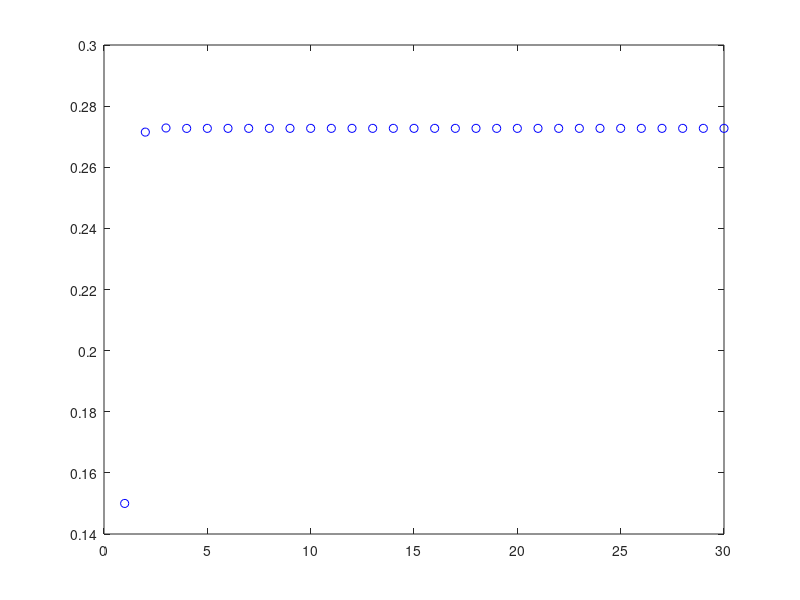

The MATLAB source for this figure:
%% Exercicio 1
%% Trabalho realizado em grupo com Rodrigo Aguiar 108969
%% a)

matriz_probabilidades = [0.7 0.8
                         0.3 0.2];

%% verificar se é estocástica (soma das colunas = 1)
sum(matriz_probabilidades);
                
matriz_estado_a = [1  %ir
                 0]; %nao ir 
matriz_estado_a_1 = matriz_probabilidades * matriz_estado_a;
matriz_estado_a_2 = matriz_probabilidades * matriz_estado_a_1

%% b)

matriz_estado_b = [0  %ir
                   1]; %nao ir

matriz_estado_b_2 = matriz_probabilidades * matriz_estado_b;

matriz_estado_b_3 = matriz_probabilidades * matriz_estado_b_2

%% c)

matriz_estado_c = [1
                   0];
n_saltos = 29;
matriz_estado_c_1 = matriz_probabilidades^n_saltos * matriz_estado_c

%% d)

matriz_estado_d = [0.85
                   0.15];

n_saltos = 29
prob(1) = matriz_estado_d(2)

for aula = 2:30
    matriz_estado_d_i = matriz_probabilidades^aula * matriz_estado_d

    prob(aula) = matriz_estado_d_i(2) % so vai buscar quando falta (2 linha)
end


plot(1:30, prob,"bo")





